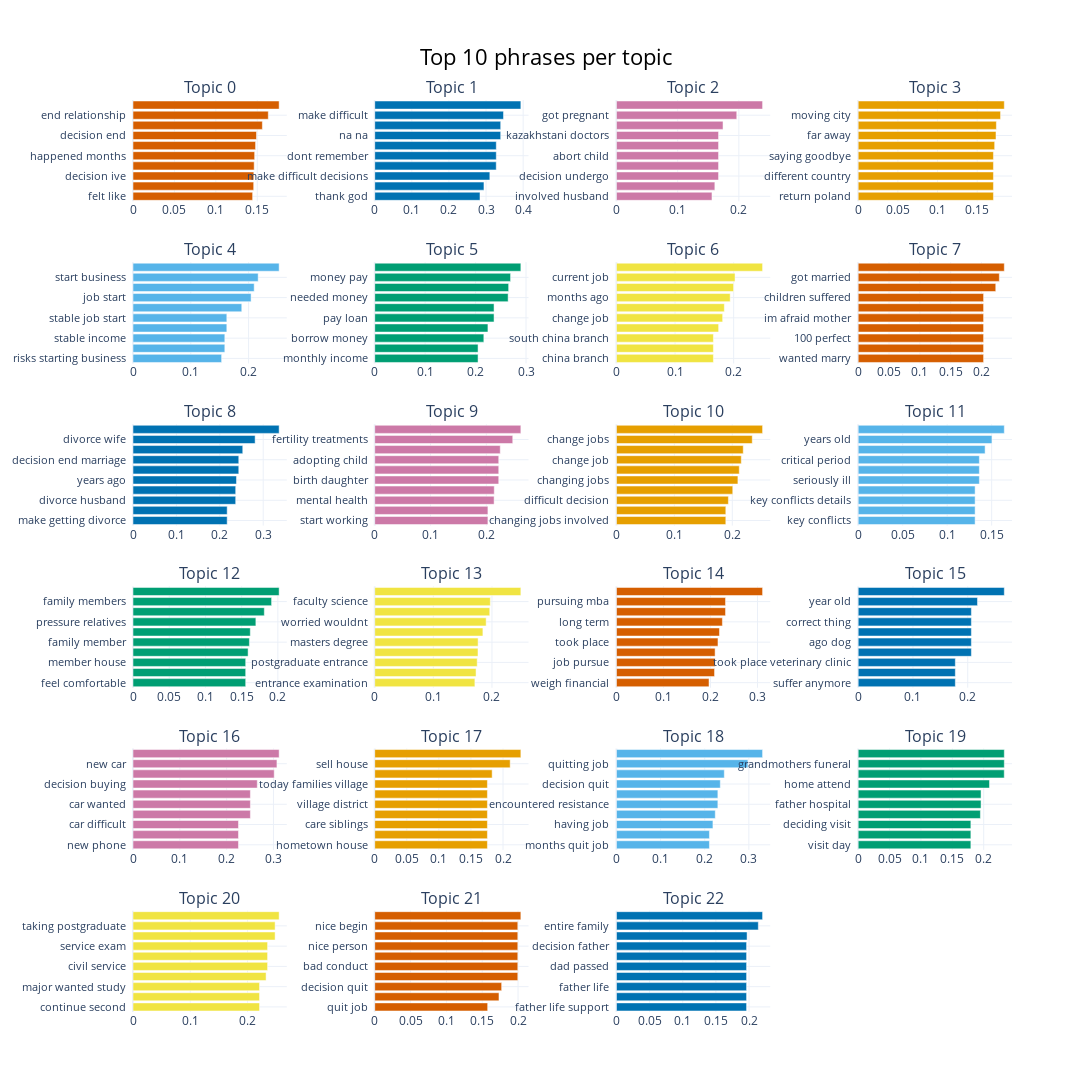

The notebook cell this image was saved under:
### Code cell
# Bar Chart
import umap

topic_model.visualize_barchart(
    custom_labels=False, # ignored if none provided
    autoscale=True,
    top_n_topics=100, # arbitrarily high number to make sure all are plotted
    n_words=10,
    width=450,
    title="Top 10 phrases per topic"
    )

### Figure 1 — Plotly figure (JSON) as saved in the notebook; plotly's stock layout.template omitted (floating-point values rounded to 4 significant figures)
{"data": [{"marker": {"color": "#D55E00"}, "orientation": "h", "type": "bar", "x": [0.1444, 0.1457, 0.1459, 0.1463, 0.1469, 0.148, 0.1491, 0.1562, 0.1633, 0.1764], "xaxis": "x", "y": ["felt like  ", "months ago  ", "decision ive  ", "decision break  ", "happened months  ", "happened months ago  ", "decision end  ", "mutual friends  ", "end relationship  ", "longterm relationship  "], "yaxis": "y"}, {"marker": {"color": "#0072B2"}, "orientation": "h", "type": "bar", "x": [0.2837, 0.2944, 0.3102, 0.3275, 0.3276, 0.3276, 0.3395, 0.3395, 0.347, 0.3938], "xaxis": "x2", "y": ["thank god  ", "make major decisions  ", "make difficult decisions  ", "decisions months  ", "dont remember  ", "make major  ", "na na  ", "difficult decisions months  ", "make difficult  ", "difficult decisions  "], "yaxis": "y2"}, {"marker": {"color": "#CC79A7"}, "orientation": "h", "type": "bar", "x": [0.1561, 0.1608, 0.1668, 0.1668, 0.1668, 0.1668, 0.1668, 0.1741, 0.1966, 0.2388], "xaxis": "x3", "y": ["involved husband  ", "went doctor  ", "decision undergo  ", "undergo surgery  ", "abort child  ", "terminate pregnancy  ", "kazakhstani doctors  ", "difficult decision  ", "got pregnant  ", "cesarean section  "], "yaxis": "y3"}, {"marker": {"color": "#E69F00"}, "orientation": "h", "type": "bar", "x": [0.1705, 0.1705, 0.1705, 0.1705, 0.1705, 0.172, 0.1737, 0.1742, 0.1794, 0.1842], "xaxis": "x4", "y": ["return poland  ", "make friends  ", "different country  ", "moving country  ", "saying goodbye  ", "leave family  ", "far away  ", "difficult decision  ", "moving city  ", "new country  "], "yaxis": "y4"}, {"marker": {"color": "#56B4E9"}, "orientation": "h", "type": "bar", "x": [0.1533, 0.1589, 0.1589, 0.1623, 0.1623, 0.1882, 0.2043, 0.2097, 0.2166, 0.2528], "xaxis": "x5", "y": ["risks starting business  ", "decisions ive  ", "stable income  ", "corporate job  ", "stable job start  ", "job start business  ", "job start  ", "stable job  ", "start business  ", "starting business  "], "yaxis": "y5"}, {"marker": {"color": "#009E73"}, "orientation": "h", "type": "bar", "x": [0.2049, 0.2049, 0.2164, 0.2245, 0.2366, 0.2366, 0.2645, 0.2655, 0.2694, 0.2898], "xaxis": "x6", "y": ["monthly income  ", "large sum money  ", "borrow money  ", "money urgently  ", "pay loan  ", "pay debts  ", "needed money  ", "money time  ", "money pay  ", "took loan  "], "yaxis": "y6"}, {"marker": {"color": "#F0E442"}, "orientation": "h", "type": "bar", "x": [0.1655, 0.1655, 0.1655, 0.1744, 0.1812, 0.1841, 0.1941, 0.1999, 0.2024, 0.2494], "xaxis": "x7", "y": ["china branch  ", "promised promotion  ", "south china branch  ", "job didnt  ", "change job  ", "mr li  ", "months ago  ", "south china  ", "current job  ", "new job  "], "yaxis": "y7"}, {"marker": {"color": "#D55E00"}, "orientation": "h", "type": "bar", "x": [0.2034, 0.2034, 0.2034, 0.2034, 0.2034, 0.2034, 0.2034, 0.2231, 0.2289, 0.237], "xaxis": "x8", "y": ["wanted marry  ", "child parents  ", "100 perfect  ", "support daughter  ", "im afraid mother  ", "leave older  ", "children suffered  ", "decision divorce  ", "got married  ", "second decision  "], "yaxis": "y8"}, {"marker": {"color": "#0072B2"}, "orientation": "h", "type": "bar", "x": [0.217, 0.217, 0.2366, 0.2366, 0.2385, 0.2437, 0.2437, 0.2529, 0.2814, 0.3367], "xaxis": "x9", "y": ["make getting divorce  ", "married years  ", "divorce husband  ", "end marriage  ", "years ago  ", "ex wife  ", "decision end marriage  ", "getting divorce  ", "divorce wife  ", "decision divorce  "], "yaxis": "y9"}, {"marker": {"color": "#CC79A7"}, "orientation": "h", "type": "bar", "x": [0.2028, 0.2028, 0.2139, 0.2141, 0.2222, 0.2222, 0.2222, 0.2249, 0.2473, 0.2618], "xaxis": "x10", "y": ["start working  ", "months old  ", "mental health  ", "decision child  ", "birth daughter  ", "adopt child  ", "adopting child  ", "second child  ", "fertility treatments  ", "having child  "], "yaxis": "y10"}, {"marker": {"color": "#E69F00"}, "orientation": "h", "type": "bar", "x": [0.1888, 0.1888, 0.1933, 0.2008, 0.2097, 0.2121, 0.2156, 0.2189, 0.2345, 0.2524], "xaxis": "x11", "y": ["changing jobs involved  ", "stay work  ", "difficult decision  ", "looking new  ", "changing jobs  ", "months change  ", "change job  ", "decision change  ", "change jobs  ", "new job  "], "yaxis": "y11"}, {"marker": {"color": "#56B4E9"}, "orientation": "h", "type": "bar", "x": [0.1314, 0.1314, 0.1314, 0.1314, 0.1362, 0.1362, 0.1362, 0.1426, 0.1503, 0.1642], "xaxis": "x12", "y": ["key conflicts  ", "new project team  ", "key conflicts details  ", "conflicts details  ", "seriously ill  ", "new project  ", "critical period  ", "business trips  ", "years old  ", "career development  "], "yaxis": "y12"}, {"marker": {"color": "#009E73"}, "orientation": "h", "type": "bar", "x": [0.1556, 0.1556, 0.1556, 0.1589, 0.1607, 0.1619, 0.1696, 0.1813, 0.1913, 0.2017], "xaxis": "x13", "y": ["feel comfortable  ", "crime question  ", "member house  ", "did feel  ", "family member  ", "father children  ", "pressure relatives  ", "help brother  ", "family members  ", "children need  "], "yaxis": "y13"}, {"marker": {"color": "#F0E442"}, "orientation": "h", "type": "bar", "x": [0.1708, 0.1728, 0.1748, 0.1762, 0.1764, 0.1845, 0.1901, 0.1962, 0.1972, 0.2493], "xaxis": "x14", "y": ["entrance examination  ", "continue studies  ", "postgraduate entrance  ", "continue studying  ", "masters degree  ", "problem lack  ", "worried wouldnt  ", "decided continue  ", "faculty science  ", "high school  "], "yaxis": "y14"}, {"marker": {"color": "#D55E00"}, "orientation": "h", "type": "bar", "x": [0.1969, 0.2086, 0.2098, 0.2098, 0.2159, 0.2191, 0.2253, 0.232, 0.232, 0.3108], "xaxis": "x15", "y": ["weigh financial  ", "decision involved  ", "job pursue  ", "comfort zone  ", "took place  ", "mba spjimr  ", "long term  ", "job pursue mba  ", "pursuing mba  ", "pursue mba  "], "yaxis": "y15"}, {"marker": {"color": "#0072B2"}, "orientation": "h", "type": "bar", "x": [0.1774, 0.1774, 0.1774, 0.2067, 0.2067, 0.2067, 0.2067, 0.2067, 0.2178, 0.2668], "xaxis": "x16", "y": ["suffer anymore  ", "dog sleep husband  ", "took place veterinary clinic  ", "responsibility animal  ", "ago dog  ", "ago cat  ", "correct thing  ", "years ago dog  ", "year old  ", "dog sleep  "], "yaxis": "y16"}, {"marker": {"color": "#CC79A7"}, "orientation": "h", "type": "bar", "x": [0.2253, 0.2253, 0.2253, 0.2507, 0.2507, 0.2507, 0.2655, 0.3017, 0.3074, 0.3122], "xaxis": "x17", "y": ["new phone  ", "buying new phone  ", "car difficult  ", "buying new car  ", "car wanted  ", "buying car  ", "decision buying  ", "buying new  ", "new car  ", "buy car  "], "yaxis": "y17"}, {"marker": {"color": "#E69F00"}, "orientation": "h", "type": "bar", "x": [0.1757, 0.1757, 0.1757, 0.1757, 0.1757, 0.1757, 0.1757, 0.1831, 0.2112, 0.2278], "xaxis": "x18", "y": ["hometown house  ", "lot difficult  ", "care siblings  ", "house lived  ", "village district  ", "housing association  ", "today families village  ", "big city  ", "sell house  ", "leave village  "], "yaxis": "y18"}, {"marker": {"color": "#56B4E9"}, "orientation": "h", "type": "bar", "x": [0.2107, 0.2107, 0.2186, 0.2239, 0.2297, 0.2297, 0.2353, 0.2443, 0.2978, 0.3311], "xaxis": "x19", "y": ["months quit job  ", "months quit  ", "having job  ", "job months  ", "encountered resistance  ", "job resign  ", "decision quit  ", "job worked  ", "quitting job  ", "quit job  "], "yaxis": "y19"}, {"marker": {"color": "#009E73"}, "orientation": "h", "type": "bar", "x": [0.1796, 0.1796, 0.1796, 0.1947, 0.1958, 0.1958, 0.2092, 0.2328, 0.2328, 0.2328], "xaxis": "x20", "y": ["visit day  ", "visit father  ", "deciding visit  ", "passed away  ", "father hospital  ", "say goodbye  ", "home attend  ", "nursing home  ", "grandmothers funeral  ", "death husband  "], "yaxis": "y20"}, {"marker": {"color": "#F0E442"}, "orientation": "h", "type": "bar", "x": [0.2211, 0.2211, 0.2211, 0.2325, 0.2352, 0.2352, 0.2352, 0.2483, 0.2483, 0.2553], "xaxis": "x21", "y": ["continue second  ", "apply major  ", "major wanted study  ", "decision choosing  ", "civil service  ", "civil service exam  ", "service exam  ", "taking postgraduate entrance  ", "taking postgraduate  ", "postgraduate entrance  "], "yaxis": "y21"}, {"marker": {"color": "#D55E00"}, "orientation": "h", "type": "bar", "x": [0.1576, 0.1734, 0.1771, 0.1996, 0.1996, 0.1996, 0.1996, 0.1996, 0.1996, 0.2039], "xaxis": "x22", "y": ["quit job  ", "working hours  ", "decision quit  ", "telling boss  ", "bad conduct  ", "getting fired  ", "nice person  ", "work worker  ", "nice begin  ", "decision quit job  "], "yaxis": "y22"}, {"marker": {"color": "#0072B2"}, "orientation": "h", "type": "bar", "x": [0.1963, 0.1963, 0.1963, 0.1963, 0.1963, 0.1963, 0.1963, 0.1971, 0.214, 0.2205], "xaxis": "x23", "y": ["father life support  ", "father sick  ", "father life  ", "document authorizing  ", "dad passed  ", "hospital months  ", "decision father  ", "nursing home  ", "entire family  ", "life support  "], "yaxis": "y23"}], "layout": {"annotations": [{"font": {"size": 16}, "showarrow": false, "text": "Topic 0", "x": 0.0875, "xanchor": "center", "xref": "paper", "y": 1, "yanchor": "bottom", "yref": "paper"}, {"font": {"size": 16}, "showarrow": false, "text": "Topic 1", "x": 0.3625, "xanchor": "center", "xref": "paper", "y": 1, "yanchor": "bottom", "yref": "paper"}, {"font": {"size": 16}, "showarrow": false, "text": "Topic 2", "x": 0.6375, "xanchor": "center", "xref": "paper", "y": 1, "yanchor": "bottom", "yref": "paper"}, {"font": {"size": 16}, "showarrow": false, "text": "Topic 3", "x": 0.9125, "xanchor": "center", "xref": "paper", "y": 1, "yanchor": "bottom", "yref": "paper"}, {"font": {"size": 16}, "showarrow": false, "text": "Topic 4", "x": 0.0875, "xanchor": "center", "xref": "paper", "y": 0.8222, "yanchor": "bottom", "yref": "paper"}, {"font": {"size": 16}, "showarrow": false, "text": "Topic 5", "x": 0.3625, "xanchor": "center", "xref": "paper", "y": 0.8222, "yanchor": "bottom", "yref": "paper"}, {"font": {"size": 16}, "showarrow": false, "text": "Topic 6", "x": 0.6375, "xanchor": "center", "xref": "paper", "y": 0.8222, "yanchor": "bottom", "yref": "paper"}, {"font": {"size": 16}, "showarrow": false, "text": "Topic 7", "x": 0.9125, "xanchor": "center", "xref": "paper", "y": 0.8222, "yanchor": "bottom", "yref": "paper"}, {"font": {"size": 16}, "showarrow": false, "text": "Topic 8", "x": 0.0875, "xanchor": "center", "xref": "paper", "y": 0.6444, "yanchor": "bottom", "yref": "paper"}, {"font": {"size": 16}, "showarrow": false, "text": "Topic 9", "x": 0.3625, "xanchor": "center", "xref": "paper", "y": 0.6444, "yanchor": "bottom", "yref": "paper"}, {"font": {"size": 16}, "showarrow": false, "text": "Topic 10", "x": 0.6375, "xanchor": "center", "xref": "paper", "y": 0.6444, "yanchor": "bottom", "yref": "paper"}, {"font": {"size": 16}, "showarrow": false, "text": "Topic 11", "x": 0.9125, "xanchor": "center", "xref": "paper", "y": 0.6444, "yanchor": "bottom", "yref": "paper"}, {"font": {"size": 16}, "showarrow": false, "text": "Topic 12", "x": 0.0875, "xanchor": "center", "xref": "paper", "y": 0.4667, "yanchor": "bottom", "yref": "paper"}, {"font": {"size": 16}, "showarrow": false, "text": "Topic 13", "x": 0.3625, "xanchor": "center", "xref": "paper", "y": 0.4667, "yanchor": "bottom", "yref": "paper"}, {"font": {"size": 16}, "showarrow": false, "text": "Topic 14", "x": 0.6375, "xanchor": "center", "xref": "paper", "y": 0.4667, "yanchor": "bottom", "yref": "paper"}, {"font": {"size": 16}, "showarrow": false, "text": "Topic 15", "x": 0.9125, "xanchor": "center", "xref": "paper", "y": 0.4667, "yanchor": "bottom", "yref": "paper"}, {"font": {"size": 16}, "showarrow": false, "text": "Topic 16", "x": 0.0875, "xanchor": "center", "xref": "paper", "y": 0.2889, "yanchor": "bottom", "yref": "paper"}, {"font": {"size": 16}, "showarrow": false, "text": "Topic 17", "x": 0.3625, "xanchor": "center", "xref": "paper", "y": 0.2889, "yanchor": "bottom", "yref": "paper"}, {"font": {"size": 16}, "showarrow": false, "text": "Topic 18", "x": 0.6375, "xanchor": "center", "xref": "paper", "y": 0.2889, "yanchor": "bottom", "yref": "paper"}, {"font": {"size": 16}, "showarrow": false, "text": "Topic 19", "x": 0.9125, "xanchor": "center", "xref": "paper", "y": 0.2889, "yanchor": "bottom", "yref": "paper"}, {"font": {"size": 16}, "showarrow": false, "text": "Topic 20", "x": 0.0875, "xanchor": "center", "xref": "paper", "y": 0.1111, "yanchor": "bottom", "yref": "paper"}, {"font": {"size": 16}, "showarrow": false, "text": "Topic 21", "x": 0.3625, "xanchor": "center", "xref": "paper", "y": 0.1111, "yanchor": "bottom", "yref": "paper"}, {"font": {"size": 16}, "showarrow": false, "text": "Topic 22", "x": 0.6375, "xanchor": "center", "xref": "paper", "y": 0.1111, "yanchor": "bottom", "yref": "paper"}], "height": 1500, "hoverlabel": {"bgcolor": "white", "font": {"family": "Rockwell", "size": 16}}, "showlegend": false, "title": {"font": {"color": "Black", "size": 22}, "text": "Top 10 phrases per topic", "x": 0.5, "xanchor": "center", "yanchor": "top"}, "width": 1800, "xaxis": {"anchor": "y", "domain": [0, 0.175], "showgrid": true}, "xaxis10": {"anchor": "y10", "domain": [0.275, 0.45], "showgrid": true}, "xaxis11": {"anchor": "y11", "domain": [0.55, 0.725], "showgrid": true}, "xaxis12": {"anchor": "y12", "domain": [0.825, 1], "showgrid": true}, "xaxis13": {"anchor": "y13", "domain": [0, 0.175], "showgrid": true}, "xaxis14": {"anchor": "y14", "domain": [0.275, 0.45], "showgrid": true}, "xaxis15": {"anchor": "y15", "domain": [0.55, 0.725], "showgrid": true}, "xaxis16": {"anchor": "y16", "domain": [0.825, 1], "showgrid": true}, "xaxis17": {"anchor": "y17", "domain": [0, 0.175], "showgrid": true}, "xaxis18": {"anchor": "y18", "domain": [0.275, 0.45], "showgrid": true}, "xaxis19": {"anchor": "y19", "domain": [0.55, 0.725], "showgrid": true}, "xaxis2": {"anchor": "y2", "domain": [0.275, 0.45], "showgrid": true}, "xaxis20": {"anchor": "y20", "domain": [0.825, 1], "showgrid": true}, "xaxis21": {"anchor": "y21", "domain": [0, 0.175], "showgrid": true}, "xaxis22": {"anchor": "y22", "domain": [0.275, 0.45], "showgrid": true}, "xaxis23": {"anchor": "y23", "domain": [0.55, 0.725], "showgrid": true}, "xaxis24": {"anchor": "y24", "domain": [0.825, 1], "showgrid": true}, "xaxis3": {"anchor": "y3", "domain": [0.55, 0.725], "showgrid": true}, "xaxis4": {"anchor": "y4", "domain": [0.825, 1], "showgrid": true}, "xaxis5": {"anchor": "y5", "domain": [0, 0.175], "showgrid": true}, "xaxis6": {"anchor": "y6", "domain": [0.275, 0.45], "showgrid": true}, "xaxis7": {"anchor": "y7", "domain": [0.55, 0.725], "showgrid": true}, "xaxis8": {"anchor": "y8", "domain": [0.825, 1], "showgrid": true}, "xaxis9": {"anchor": "y9", "domain": [0, 0.175], "showgrid": true}, "yaxis": {"anchor": "x", "domain": [0.8889, 1], "showgrid": true, "tickfont": {"size": 11}}, "yaxis10": {"anchor": "x10", "domain": [0.5333, 0.6444], "showgrid": true, "tickfont": {"size": 11}}, "yaxis11": {"anchor": "x11", "domain": [0.5333, 0.6444], "showgrid": true, "tickfont": {"size": 11}}, "yaxis12": {"anchor": "x12", "domain": [0.5333, 0.6444], "showgrid": true, "tickfont": {"size": 11}}, "yaxis13": {"anchor": "x13", "domain": [0.3556, 0.4667], "showgrid": true, "tickfont": {"size": 11}}, "yaxis14": {"anchor": "x14", "domain": [0.3556, 0.4667], "showgrid": true, "tickfont": {"size": 11}}, "yaxis15": {"anchor": "x15", "domain": [0.3556, 0.4667], "showgrid": true, "tickfont": {"size": 11}}, "yaxis16": {"anchor": "x16", "domain": [0.3556, 0.4667], "showgrid": true, "tickfont": {"size": 11}}, "yaxis17": {"anchor": "x17", "domain": [0.1778, 0.2889], "showgrid": true, "tickfont": {"size": 11}}, "yaxis18": {"anchor": "x18", "domain": [0.1778, 0.2889], "showgrid": true, "tickfont": {"size": 11}}, "yaxis19": {"anchor": "x19", "domain": [0.1778, 0.2889], "showgrid": true, "tickfont": {"size": 11}}, "yaxis2": {"anchor": "x2", "domain": [0.8889, 1], "showgrid": true, "tickfont": {"size": 11}}, "yaxis20": {"anchor": "x20", "domain": [0.1778, 0.2889], "showgrid": true, "tickfont": {"size": 11}}, "yaxis21": {"anchor": "x21", "domain": [0, 0.1111], "showgrid": true, "tickfont": {"size": 11}}, "yaxis22": {"anchor": "x22", "domain": [0, 0.1111], "showgrid": true, "tickfont": {"size": 11}}, "yaxis23": {"anchor": "x23", "domain": [0, 0.1111], "showgrid": true, "tickfont": {"size": 11}}, "yaxis24": {"anchor": "x24", "domain": [0, 0.1111], "showgrid": true, "tickfont": {"size": 11}}, "yaxis3": {"anchor": "x3", "domain": [0.8889, 1], "showgrid": true, "tickfont": {"size": 11}}, "yaxis4": {"anchor": "x4", "domain": [0.8889, 1], "showgrid": true, "tickfont": {"size": 11}}, "yaxis5": {"anchor": "x5", "domain": [0.7111, 0.8222], "showgrid": true, "tickfont": {"size": 11}}, "yaxis6": {"anchor": "x6", "domain": [0.7111, 0.8222], "showgrid": true, "tickfont": {"size": 11}}, "yaxis7": {"anchor": "x7", "domain": [0.7111, 0.8222], "showgrid": true, "tickfont": {"size": 11}}, "yaxis8": {"anchor": "x8", "domain": [0.7111, 0.8222], "showgrid": true, "tickfont": {"size": 11}}, "yaxis9": {"anchor": "x9", "domain": [0.5333, 0.6444], "showgrid": true, "tickfont": {"size": 11}}}}
